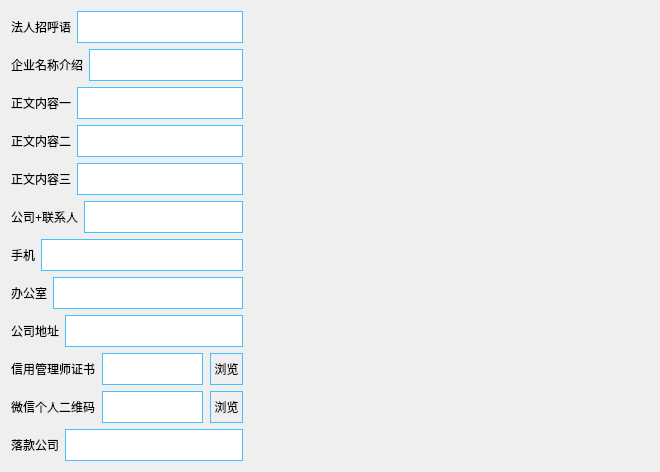
     <widget class="QWidget" name="tab_4">
      <attribute name="title">
       <string>邮箱内容修改</string>
      </attribute>
      <layout class="QVBoxLayout" name="verticalLayout_9">
       <item>
        <layout class="QHBoxLayout" name="horizontalLayout_18" stretch="6,4">
         <item>
          <layout class="QVBoxLayout" name="verticalLayout_8">
           <item>
            <layout class="QHBoxLayout" name="horizontalLayout">
             <item>
              <widget class="QLabel" name="label_13">
               <property name="sizePolicy">
                <sizepolicy hsizetype="Fixed" vsizetype="Preferred">
                 <horstretch>0</horstretch>
                 <verstretch>0</verstretch>
                </sizepolicy>
               </property>
               <property name="minimumSize">
                <size>
                 <width>0</width>
                 <height>32</height>
                </size>
               </property>
               <property name="sizeIncrement">
                <size>
                 <width>1</width>
                 <height>0</height>
                </size>
               </property>
               <property name="text">
                <string>法人招呼语</string>
               </property>
              </widget>
             </item>
             <item>
              <widget class="QLineEdit" name="wxQRCodeFileInput_3">
               <property name="minimumSize">
                <size>
                 <width>0</width>
                 <height>32</height>
                </size>
               </property>
               <property name="styleSheet">
                <string notr="true">border:1px solid rgb(71, 191, 255);
font: 9pt &quot;华文楷体&quot;;</string>
               </property>
              </widget>
             </item>
            </layout>
           </item>
           <item>
            <layout class="QHBoxLayout" name="horizontalLayout_9">
             <item>
              <widget class="QLabel" name="label_14">
               <property name="sizePolicy">
                <sizepolicy hsizetype="Fixed" vsizetype="Preferred">
                 <horstretch>0</horstretch>
                 <verstretch>0</verstretch>
                </sizepolicy>
               </property>
               <property name="minimumSize">
                <size>
                 <width>0</width>
                 <height>32</height>
                </size>
               </property>
               <property name="sizeIncrement">
                <size>
                 <width>1</width>
                 <height>0</height>
                </size>
               </property>
               <property name="text">
                <string>企业名称介绍</string>
               </property>
              </widget>
             </item>
             <item>
              <widget class="QLineEdit" name="wxQRCodeFileInput_4">
               <property name="minimumSize">
                <size>
                 <width>0</width>
                 <height>32</height>
                </size>
               </property>
               <property name="styleSheet">
                <string notr="true">border:1px solid rgb(71, 191, 255);
font: 9pt &quot;华文楷体&quot;;</string>
               </property>
              </widget>
             </item>
            </layout>
           </item>
           <item>
            <layout class="QHBoxLayout" name="horizontalLayout_10">
             <item>
              <widget class="QLabel" name="label_15">
               <property name="sizePolicy">
                <sizepolicy hsizetype="Fixed" vsizetype="Preferred">
                 <horstretch>0</horstretch>
                 <verstretch>0</verstretch>
                </sizepolicy>
               </property>
               <property name="minimumSize">
                <size>
                 <width>0</width>
                 <height>32</height>
                </size>
               </property>
               <property name="sizeIncrement">
                <size>
                 <width>1</width>
                 <height>0</height>
                </size>
               </property>
               <property name="text">
                <string>正文内容一</string>
               </property>
              </widget>
             </item>
             <item>
              <widget class="QLineEdit" name="wxQRCodeFileInput_5">
               <property name="minimumSize">
                <size>
                 <width>0</width>
                 <height>32</height>
                </size>
               </property>
               <property name="styleSheet">
                <string notr="true">border:1px solid rgb(71, 191, 255);
font: 9pt &quot;华文楷体&quot;;</string>
               </property>
              </widget>
             </item>
            </layout>
           </item>
           <item>
            <layout class="QHBoxLayout" name="horizontalLayout_11">
             <item>
              <widget class="QLabel" name="label_16">
               <property name="sizePolicy">
                <sizepolicy hsizetype="Fixed" vsizetype="Preferred">
                 <horstretch>0</horstretch>
                 <verstretch>0</verstretch>
                </sizepolicy>
               </property>
               <property name="minimumSize">
                <size>
                 <width>0</width>
                 <height>32</height>
                </size>
               </property>
               <property name="sizeIncrement">
                <size>
                 <width>1</width>
                 <height>0</height>
                </size>
               </property>
               <property name="text">
                <string>正文内容二</string>
               </property>
              </widget>
             </item>
             <item>
              <widget class="QLineEdit" name="wxQRCodeFileInput_6">
               <property name="minimumSize">
                <size>
                 <width>0</width>
                 <height>32</height>
                </size>
               </property>
               <property name="styleSheet">
                <string notr="true">border:1px solid rgb(71, 191, 255);
font: 9pt &quot;华文楷体&quot;;</string>
               </property>
              </widget>
             </item>
            </layout>
           </item>
           <item>
            <layout class="QHBoxLayout" name="horizontalLayout_12">
             <item>
              <widget class="QLabel" name="label_17">
               <property name="sizePolicy">
                <sizepolicy hsizetype="Fixed" vsizetype="Preferred">
                 <horstretch>0</horstretch>
                 <verstretch>0</verstretch>
                </sizepolicy>
               </property>
               <property name="minimumSize">
                <size>
                 <width>0</width>
                 <height>32</height>
                </size>
               </property>
               <property name="sizeIncrement">
                <size>
                 <width>1</width>
                 <height>0</height>
                </size>
               </property>
               <property name="text">
                <string>正文内容三</string>
               </property>
              </widget>
             </item>
             <item>
              <widget class="QLineEdit" name="wxQRCodeFileInput_7">
               <property name="minimumSize">
                <size>
                 <width>0</width>
                 <height>32</height>
                </size>
               </property>
               <property name="styleSheet">
                <string notr="true">border:1px solid rgb(71, 191, 255);
font: 9pt &quot;华文楷体&quot;;</string>
               </property>
              </widget>
             </item>
            </layout>
           </item>
           <item>
            <layout class="QHBoxLayout" name="horizontalLayout_13">
             <item>
              <widget class="QLabel" name="label_18">
               <property name="sizePolicy">
                <sizepolicy hsizetype="Fixed" vsizetype="Preferred">
                 <horstretch>0</horstretch>
                 <verstretch>0</verstretch>
                </sizepolicy>
               </property>
               <property name="minimumSize">
                <size>
                 <width>0</width>
                 <height>32</height>
                </size>
               </property>
               <property name="sizeIncrement">
                <size>
                 <width>1</width>
                 <height>0</height>
                </size>
               </property>
               <property name="text">
                <string>公司+联系人</string>
               </property>
              </widget>
             </item>
             <item>
              <widget class="QLineEdit" name="wxQRCodeFileInput_8">
               <property name="minimumSize">
                <size>
                 <width>0</width>
                 <height>32</height>
                </size>
               </property>
               <property name="styleSheet">
                <string notr="true">border:1px solid rgb(71, 191, 255);
font: 9pt &quot;华文楷体&quot;;</string>
               </property>
              </widget>
             </item>
            </layout>
           </item>
           <item>
            <layout class="QHBoxLayout" name="horizontalLayout_14">
             <item>
              <widget class="QLabel" name="label_19">
               <property name="sizePolicy">
                <sizepolicy hsizetype="Fixed" vsizetype="Preferred">
                 <horstretch>0</horstretch>
                 <verstretch>0</verstretch>
                </sizepolicy>
               </property>
               <property name="minimumSize">
                <size>
                 <width>0</width>
                 <height>32</height>
                </size>
               </property>
               <property name="sizeIncrement">
                <size>
                 <width>1</width>
                 <height>0</height>
                </size>
               </property>
               <property name="text">
                <string>手机</string>
               </property>
              </widget>
             </item>
             <item>
              <widget class="QLineEdit" name="wxQRCodeFileInput_9">
               <property name="minimumSize">
                <size>
                 <width>0</width>
                 <height>32</height>
                </size>
               </property>
               <property name="styleSheet">
                <string notr="true">border:1px solid rgb(71, 191, 255);
font: 9pt &quot;华文楷体&quot;;</string>
               </property>
              </widget>
             </item>
            </layout>
           </item>
           <item>
            <layout class="QHBoxLayout" name="horizontalLayout_15">
             <item>
              <widget class="QLabel" name="label_20">
               <property name="sizePolicy">
                <sizepolicy hsizetype="Fixed" vsizetype="Preferred">
                 <horstretch>0</horstretch>
                 <verstretch>0</verstretch>
                </sizepolicy>
               </property>
               <property name="minimumSize">
                <size>
                 <width>0</width>
                 <height>32</height>
                </size>
               </property>
               <property name="sizeIncrement">
                <size>
                 <width>1</width>
                 <height>0</height>
                </size>
               </property>
               <property name="text">
                <string>办公室</string>
               </property>
              </widget>
             </item>
             <item>
              <widget class="QLineEdit" name="wxQRCodeFileInput_10">
               <property name="minimumSize">
                <size>
                 <width>0</width>
                 <height>32</height>
                </size>
               </property>
               <property name="styleSheet">
                <string notr="true">border:1px solid rgb(71, 191, 255);
font: 9pt &quot;华文楷体&quot;;</string>
               </property>
              </widget>
             </item>
            </layout>
           </item>
           <item>
            <layout class="QHBoxLayout" name="horizontalLayout_16">
             <item>
              <widget class="QLabel" name="label_21">
               <property name="sizePolicy">
                <sizepolicy hsizetype="Fixed" vsizetype="Preferred">
                 <horstretch>0</horstretch>
                 <verstretch>0</verstretch>
                </sizepolicy>
               </property>
               <property name="minimumSize">
                <size>
                 <width>0</width>
                 <height>32</height>
                </size>
               </property>
               <property name="sizeIncrement">
                <size>
                 <width>1</width>
                 <height>0</height>
                </size>
               </property>
               <property name="text">
                <string>公司地址</string>
               </property>
              </widget>
             </item>
             <item>
              <widget class="QLineEdit" name="wxQRCodeFileInput_11">
               <property name="minimumSize">
                <size>
                 <width>0</width>
                 <height>32</height>
                </size>
               </property>
               <property name="styleSheet">
                <string notr="true">border:1px solid rgb(71, 191, 255);
font: 9pt &quot;华文楷体&quot;;</string>
               </property>
              </widget>
             </item>
            </layout>
           </item>
           <item>
            <layout class="QHBoxLayout" name="horizontalLayout_8" stretch="2,6,2">
             <property name="spacing">
              <number>7</number>
             </property>
             <item>
              <widget class="QLabel" name="label_12">
               <property name="sizePolicy">
                <sizepolicy hsizetype="Fixed" vsizetype="Preferred">
                 <horstretch>0</horstretch>
                 <verstretch>0</verstretch>
                </sizepolicy>
               </property>
               <property name="minimumSize">
                <size>
                 <width>0</width>
                 <height>32</height>
                </size>
               </property>
               <property name="sizeIncrement">
                <size>
                 <width>1</width>
                 <height>0</height>
                </size>
               </property>
               <property name="text">
                <string>信用管理师证书</string>
               </property>
              </widget>
             </item>
             <item>
              <widget class="QLineEdit" name="wxQRCodeFileInput_2">
               <property name="minimumSize">
                <size>
                 <width>0</width>
                 <height>32</height>
                </size>
               </property>
               <property name="styleSheet">
                <string notr="true">border:1px solid rgb(71, 191, 255);
font: 9pt &quot;华文楷体&quot;;</string>
               </property>
              </widget>
             </item>
             <item>
              <widget class="QPushButton" name="wxQRCodelFileInputButton_2">
               <property name="minimumSize">
                <size>
                 <width>0</width>
                 <height>32</height>
                </size>
               </property>
               <property name="styleSheet">
                <string notr="true">border:1px solid rgb(71, 191, 255);</string>
               </property>
               <property name="text">
                <string>浏览</string>
               </property>
              </widget>
             </item>
            </layout>
           </item>
           <item>
            <layout class="QHBoxLayout" name="horizontalLayout_7" stretch="2,6,2">
             <property name="spacing">
              <number>7</number>
             </property>
             <item>
              <widget class="QLabel" name="label_11">
               <property name="sizePolicy">
                <sizepolicy hsizetype="Fixed" vsizetype="Preferred">
                 <horstretch>0</horstretch>
                 <verstretch>0</verstretch>
                </sizepolicy>
               </property>
               <property name="minimumSize">
                <size>
                 <width>0</width>
                 <height>32</height>
                </size>
               </property>
               <property name="sizeIncrement">
                <size>
                 <width>1</width>
                 <height>0</height>
                </size>
               </property>
               <property name="text">
                <string>微信个人二维码</string>
               </property>
              </widget>
             </item>
             <item>
              <widget class="QLineEdit" name="wxQRCodeFileInput">
               <property name="minimumSize">
                <size>
                 <width>0</width>
                 <height>32</height>
                </size>
               </property>
               <property name="styleSheet">
                <string notr="true">border:1px solid rgb(71, 191, 255);
font: 9pt &quot;华文楷体&quot;;</string>
               </property>
              </widget>
             </item>
             <item>
              <widget class="QPushButton" name="wxQRCodelFileInputButton">
               <property name="minimumSize">
                <size>
                 <width>0</width>
                 <height>32</height>
                </size>
               </property>
               <property name="styleSheet">
                <string notr="true">border:1px solid rgb(71, 191, 255);</string>
               </property>
               <property name="text">
                <string>浏览</string>
               </property>
              </widget>
             </item>
            </layout>
           </item>
           <item>
            <layout class="QHBoxLayout" name="horizontalLayout_17">
             <item>
              <widget class="QLabel" name="label_22">
               <property name="sizePolicy">
                <sizepolicy hsizetype="Fixed" vsizetype="Preferred">
                 <horstretch>0</horstretch>
                 <verstretch>0</verstretch>
                </sizepolicy>
               </property>
               <property name="minimumSize">
                <size>
                 <width>0</width>
                 <height>32</height>
                </size>
               </property>
               <property name="sizeIncrement">
                <size>
                 <width>1</width>
                 <height>0</height>
                </size>
               </property>
               <property name="text">
                <string>落款公司</string>
               </property>
              </widget>
             </item>
             <item>
              <widget class="QLineEdit" name="wxQRCodeFileInput_12">
               <property name="minimumSize">
                <size>
                 <width>0</width>
                 <height>32</height>
                </size>
               </property>
               <property name="styleSheet">
                <string notr="true">border:1px solid rgb(71, 191, 255);
font: 9pt &quot;华文楷体&quot;;</string>
               </property>
              </widget>
             </item>
            </layout>
           </item>
          </layout>
         </item>
         <item>
          <widget class="QLabel" name="email_content_label">
           <property name="sizePolicy">
            <sizepolicy hsizetype="Preferred" vsizetype="Preferred">
             <horstretch>0</horstretch>
             <verstretch>0</verstretch>
            </sizepolicy>
           </property>
           <property name="minimumSize">
            <size>
             <width>400</width>
             <height>400</height>
            </size>
           </property>
           <property name="sizeIncrement">
            <size>
             <width>0</width>
             <height>0</height>
            </size>
           </property>
           <property name="styleSheet">
            <string notr="true">    gridline-color: rgb(71, 191, 255);
	color: black;
	border: 0 dotted #242424;</string>
           </property>
           <property name="text">
            <string/>
           </property>
           <property name="pixmap">
            <pixmap>../imgs/email_content_introduce.jpg</pixmap>
           </property>
           <property name="alignment">
            <set>Qt::AlignCenter</set>
           </property>
          </widget>
         </item>
        </layout>
       </item>
      </layout>
     </widget>
